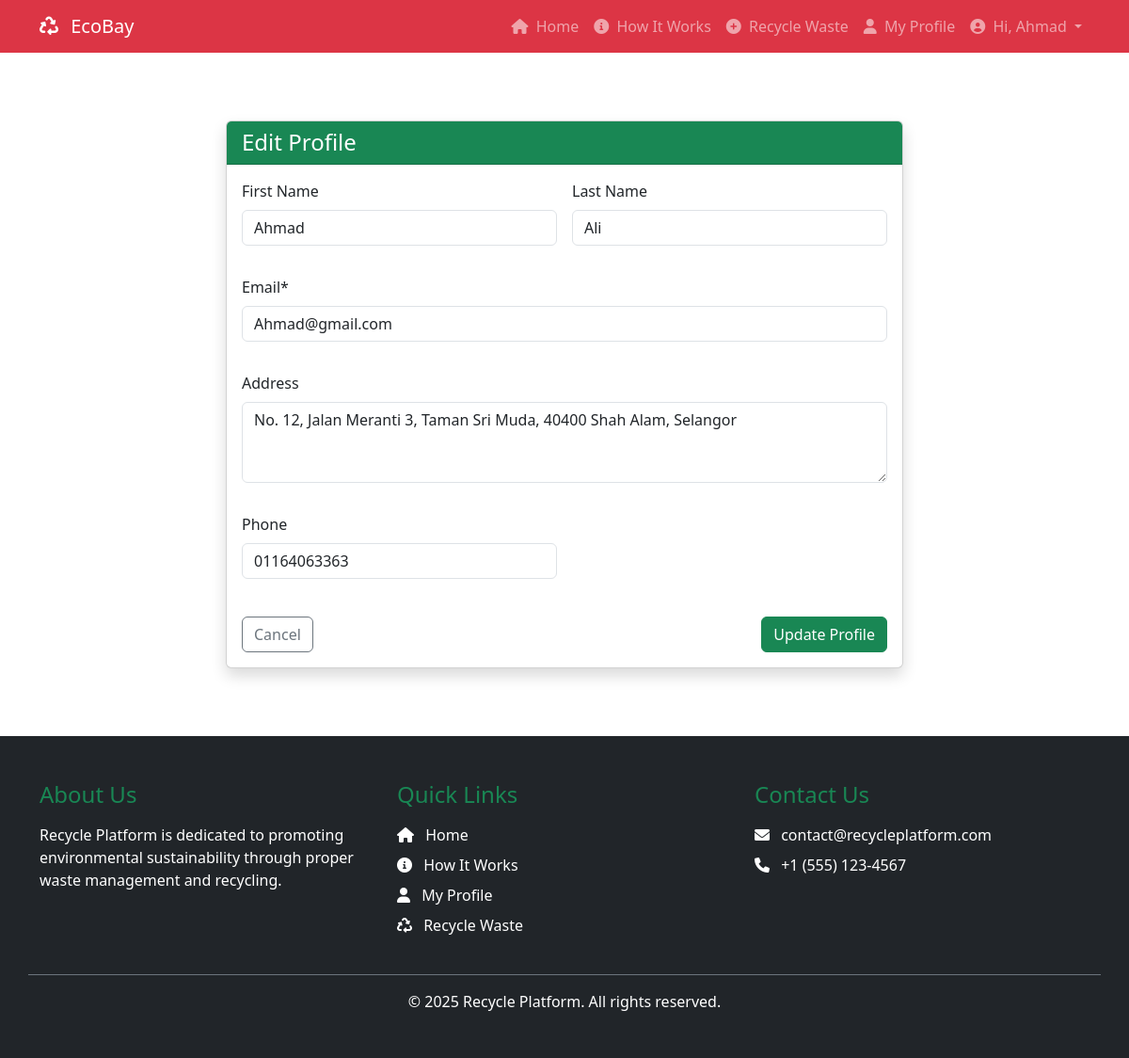
Screenshot of /profile/edit.php (signed in) with the database file from the repository.
### tables this page shows
CREATE TABLE `users` (
  `id` int(11) NOT NULL,
  `username` varchar(50) NOT NULL,
  `email` varchar(100) NOT NULL,
  `password` varchar(255) NOT NULL,
  `first_name` varchar(50) DEFAULT NULL,
  `last_name` varchar(50) DEFAULT NULL,
  `address` text DEFAULT NULL,
  `phone` varchar(20) DEFAULT NULL,
  `eco_points` int(11) DEFAULT 0,
  `created_at` timestamp NOT NULL DEFAULT current_timestamp(),
  `updated_at` timestamp NOT NULL DEFAULT current_timestamp() ON UPDATE current_timestamp(),
  `is_admin` tinyint(1) DEFAULT 0
);

### includes/functions.php (called while the page is built, shortened)
<?php
function getUserById($id) {
    global $pdo;
    $stmt = $pdo->prepare("SELECT * FROM users WHERE id = ?");
    $stmt->execute([$id]);
    return $stmt->fetch(PDO::FETCH_ASSOC);
}
?>

### profile/edit.php (the view, shortened to what this page needs)
<?php
$user = getUserById($_SESSION['user_id']);
?>
<?php include '../includes/header.php'; ?>
<div class="container py-5">
    <div class="row justify-content-center">
        <div class="col-lg-8">
            <div class="card shadow">
                <div class="card-header bg-success text-white">
                    <h2 class="h4 mb-0">Edit Profile</h2>
                </div>
                <div class="card-body">
                    <form action="edit.php" method="post">
                        <div class="row g-3">
                            <div class="col-md-6">
                                <div class="mb-3">
                                    <label class="form-label">First Name</label>
                                    <input type="text" class="form-control" name="first_name"
                                        value="<?= htmlspecialchars($user['first_name']) ?>" required>
                                </div>
                            </div>
                            <div class="col-md-6">
                                <div class="mb-3">
                                    <label class="form-label">Last Name</label>
                                    <input type="text" class="form-control" name="last_name"
                                        value="<?= htmlspecialchars($user['last_name']) ?>" required>
                                </div>
                            </div>
                            <div class="col-12">
                                <div class="mb-3">
                                    <label class="form-label">Email*</label>
                                    <input type="email" class="form-control" name="email"
                                        value="<?= htmlspecialchars($user['email']) ?>" required>
                                </div>
                            </div>
                            <div class="col-12">
                                <div class="mb-3">
                                    <label class="form-label">Address</label>
                                    <textarea class="form-control" name="address" rows="3"><?= htmlspecialchars($user['address']) ?></textarea>
                                </div>
                            </div>
                            <div class="col-md-6">
                                <div class="mb-3">
                                    <label class="form-label">Phone</label>
                                    <input type="text" class="form-control" name="phone"
                                        value="<?= htmlspecialchars($user['phone']) ?>">
                                </div>
                            </div>
                        </div>
                        <div class="d-flex justify-content-between mt-4">
                            <a href="view.php" class="btn btn-outline-secondary">Cancel</a>
                            <button type="submit" class="btn btn-success">Update Profile</button>
                        </div>
                    </form>
                </div>
            </div>
        </div>
    </div>
</div>
<?php include '../includes/footer.php'; ?>

### rows the page displays
users: first_name "Ahmad", last_name "Ali", email "Ahmad@gmail.com", address "No. 12, Jalan Meranti 3, Taman Sri Muda, 40400 Shah Alam, Selangor", phone "01164063363"

### other values shown
$_SESSION['username'] "Ahmad"
